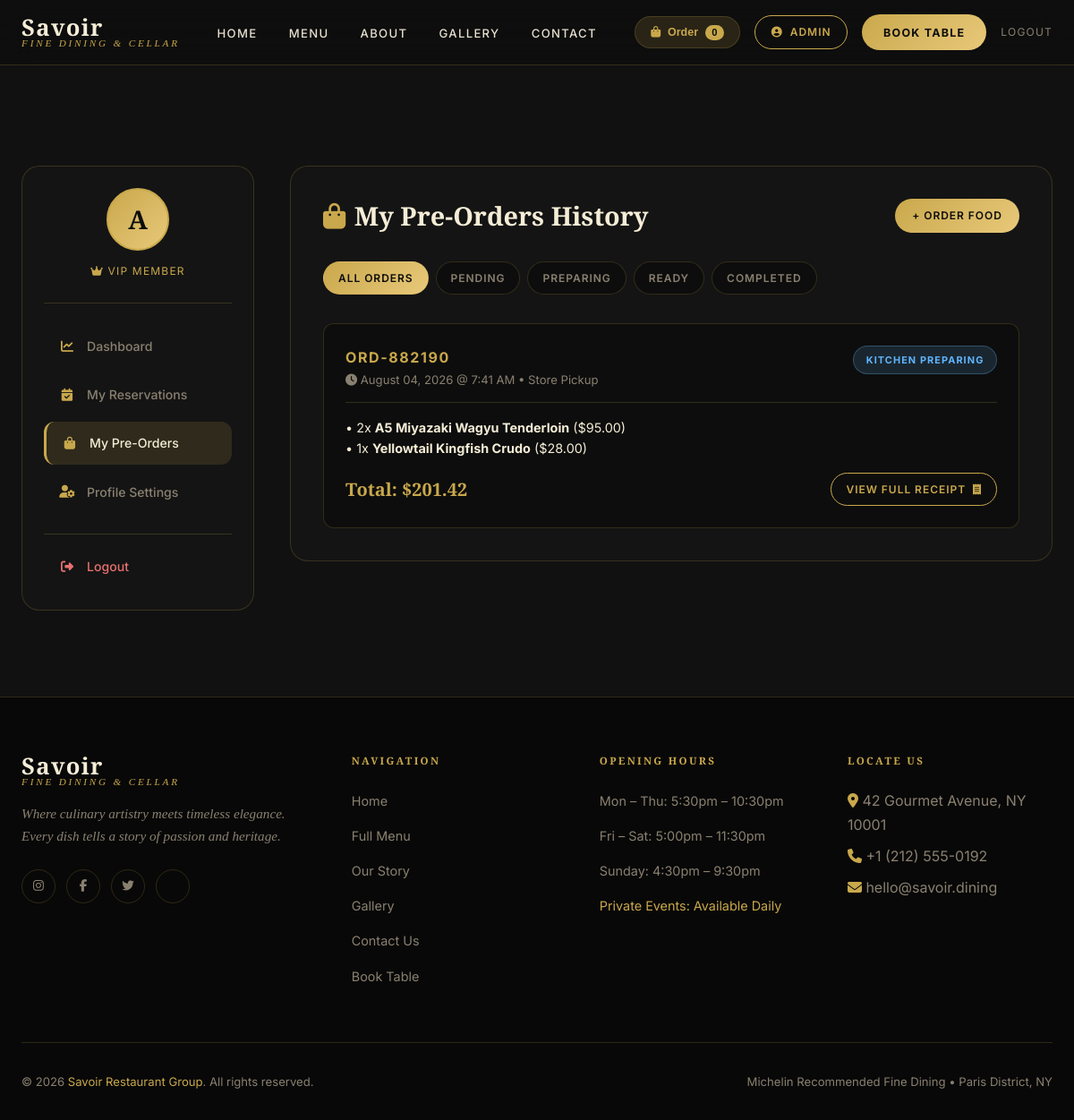
/my-orders/ (signed in), run on the app's committed database.
### User_Dashboard/models.py (models this page shows, shortened)
class Order(models.Model):
    TYPE_CHOICES = [
        ('pickup',   'Store Pickup'),
        ('delivery', 'Home Delivery'),
        ('dine_in',  'Pre-order for Table'),
    ]
    STATUS_CHOICES = [
        ('pending',   'Pending Confirmation'),
        ('preparing', 'Kitchen Preparing'),
        ('ready',     'Ready / Out for Delivery'),
        ('completed', 'Completed'),
        ('cancelled', 'Cancelled'),
    ]
    user             = models.ForeignKey(User, on_delete=models.SET_NULL, null=True, blank=True, related_name='orders')
    order_ref        = models.CharField(max_length=20, unique=True, default=generate_order_ref)
    customer_name    = models.CharField(max_length=200)
    customer_email   = models.EmailField()
    customer_phone   = models.CharField(max_length=20)
    order_type       = models.CharField(max_length=20, choices=TYPE_CHOICES, default='pickup')
    delivery_address = models.TextField(blank=True)
    status           = models.CharField(max_length=20, choices=STATUS_CHOICES, default='pending')
    subtotal         = models.DecimalField(max_digits=10, decimal_places=2, default=0.00)
    tax              = models.DecimalField(max_digits=10, decimal_places=2, default=0.00)
    total_price      = models.DecimalField(max_digits=10, decimal_places=2, default=0.00)
    notes            = models.TextField(blank=True)
    created_at       = models.DateTimeField(auto_now_add=True)
    class Meta:
        ordering = ['-created_at']

class OrderItem(models.Model):
    order      = models.ForeignKey(Order, on_delete=models.CASCADE, related_name='items')
    menu_item  = models.ForeignKey(MenuItem, on_delete=models.SET_NULL, null=True, blank=True)
    item_name  = models.CharField(max_length=200)
    unit_price = models.DecimalField(max_digits=8, decimal_places=2)
    quantity   = models.PositiveIntegerField(default=1)

### User_Dashboard/views.py (the view)
# urls.py: path('my-orders/',                   views.my_orders,           name='my_orders'),
@login_required
def my_orders(request):
    status_filter = request.GET.get('status', 'all')
    orders = Order.objects.filter(user=request.user)
    if status_filter != 'all':
        orders = orders.filter(status=status_filter)
    return render(request, 'my-orders.html', {
        'orders':        orders,
        'status_filter': status_filter,
    })

### templates/my-orders.html (shortened to what this page needs)
{% extends 'base.html' %}
{% block content %}
<section class="dash-section">
  <div class="container">
    <div class="dash-layout">
      <aside class="dash-sidebar fade-in">
        <div class="dash-user-card">
          <div class="dash-avatar">
            {% if user.profile.profile_photo %}
              <img src="{{ user.profile.profile_photo.url }}" alt="{{ user.first_name }}" />
            {% else %}
              {{ user.first_name|default:user.username|slice:":1"|upper }}
            {% endif %}
          </div>
          <div class="dash-user-role"><i class="fas fa-crown"></i> VIP Member</div>
        </div>
        <ul class="dash-nav">
          <li><a href="{% url 'dashboard' %}"><i class="fas fa-chart-line"></i> Dashboard</a></li>
          <li><a href="{% url 'my_reservations' %}"><i class="fas fa-calendar-check"></i> My Reservations</a></li>
          <li><a href="{% url 'my_orders' %}" class="active"><i class="fas fa-shopping-bag"></i> My Pre-Orders</a></li>
          <li><a href="{% url 'profile' %}"><i class="fas fa-user-cog"></i> Profile Settings</a></li>
          <li style="margin-top:1rem; border-top:1px solid var(--border); padding-top:0.75rem;">
            <a href="{% url 'logout' %}" style="color:#e87070"><i class="fas fa-sign-out-alt" style="color:#e87070"></i> Logout</a>
          </li>
        </ul>
      </aside>
      <main class="orders-card fade-in">
        <div class="orders-header">
          <h2><i class="fas fa-shopping-bag"></i> My Pre-Orders History</h2>
          <a href="{% url 'menu' %}" class="btn btn-gold" style="padding:0.55rem 1.2rem; font-size:0.75rem;">
            + Order Food
          </a>
        </div>
        <div class="status-tabs">
          <a href="{% url 'my_orders' %}?status=all" class="status-tab-btn {% if status_filter == 'all' %}active{% endif %}">All Orders</a>
          <a href="{% url 'my_orders' %}?status=pending" class="status-tab-btn {% if status_filter == 'pending' %}active{% endif %}">Pending</a>
          <a href="{% url 'my_orders' %}?status=preparing" class="status-tab-btn {% if status_filter == 'preparing' %}active{% endif %}">Preparing</a>
          <a href="{% url 'my_orders' %}?status=ready" class="status-tab-btn {% if status_filter == 'ready' %}active{% endif %}">Ready</a>
          <a href="{% url 'my_orders' %}?status=completed" class="status-tab-btn {% if status_filter == 'completed' %}active{% endif %}">Completed</a>
        </div>
        {% if orders %}
          <div class="order-list">
            {% for ord in orders %}
            <article class="order-item-card">
              <div class="order-top-row">
                <div>
                  <div class="order-ref-code">{{ ord.order_ref }}</div>
                  <div class="order-date-text"><i class="fas fa-clock"></i> {{ ord.created_at|date:"F d, Y @ g:i A" }} • {{ ord.get_order_type_display }}</div>
                </div>
                <span class="status-tag status-{{ ord.status }}">{{ ord.get_status_display }}</span>
              </div>
              <div class="order-dishes-summary">
                {% for item in ord.items.all %}
                  <span>• {{ item.quantity }}x <strong>{{ item.item_name }}</strong> (${{ item.unit_price }})</span>{% if not forloop.last %}<br>{% endif %}
                {% empty %}
                  <span>Pre-order summary items</span>
                {% endfor %}
              </div>
              <div class="order-bottom-row">
                <div class="order-price-tag">Total: ${{ ord.total_price }}</div>
                <a href="{% url 'order_details' ref=ord.order_ref %}" class="btn btn-outline" style="padding:0.45rem 1rem; font-size:0.75rem;">
                  View Full Receipt <i class="fas fa-receipt"></i>
                </a>
              </div>
            </article>
            {% endfor %}
          </div>
        {% endif %}
      </main>
    </div>
  </div>
</section>
{% endblock %}

### templates/base.html (shortened to what this page needs)
<!DOCTYPE html>
<html lang="en">
<head>
  <link rel="stylesheet" href="https://cdnjs.cloudflare.com/ajax/libs/font-awesome/6.5.0/css/all.min.css" />
</head>
<body>
<nav class="navbar" id="navbar" role="navigation" aria-label="Main navigation">
  <div class="container navbar-inner">
    <a href="{% url 'index' %}" class="navbar-brand" id="nav-logo">
      <span class="brand-name">Savoir</span>
      <span class="brand-tagline">Fine Dining & Cellar</span>
    </a>
    <ul class="navbar-links" id="nav-links">
      <li><a href="{% url 'index' %}" id="nav-home" {% if request.resolver_match.url_name == 'index' %}class="active"{% endif %}>Home</a></li>
      <li><a href="{% url 'menu' %}" id="nav-menu" {% if request.resolver_match.url_name == 'menu' or request.resolver_match.url_name == 'dish_detail' %}class="active"{% endif %}>Menu</a></li>
      <li><a href="{% url 'about' %}" id="nav-about" {% if request.resolver_match.url_name == 'about' %}class="active"{% endif %}>About</a></li>
      <li><a href="{% url 'gallery' %}" id="nav-gallery" {% if request.resolver_match.url_name == 'gallery' %}class="active"{% endif %}>Gallery</a></li>
      <li><a href="{% url 'contact' %}" id="nav-contact" {% if request.resolver_match.url_name == 'contact' %}class="active"{% endif %}>Contact</a></li>
    </ul>
    <div class="navbar-actions">
      <button class="cart-btn-trigger" id="cart-trigger-btn" onclick="toggleCartDrawer()">
        <i class="fas fa-shopping-bag"></i> Order <span class="cart-badge" id="cart-count">0</span>
      </button>
      {% if user.is_authenticated %}
        <a href="{% url 'profile' %}" class="btn btn-outline" style="padding:0.5rem 1.1rem; font-size:0.75rem;" id="nav-profile-btn">
          <i class="fas fa-user-circle"></i> {{ user.first_name|default:user.username }}
        </a>
        <a href="{% url 'reservation' %}" class="navbar-reserve" id="nav-cta">Book Table</a>
        <a href="{% url 'logout' %}" style="font-size:0.75rem; color:var(--text-muted); text-transform:uppercase; letter-spacing:0.1em;" id="nav-logout-btn">
          Logout
        </a>
      {% endif %}
    </div>
  </div>
</nav>
<main id="main-content">
  {% block content %}{% endblock %}
</main>
<footer role="contentinfo">
  <div class="container">
    <div class="footer-grid">
      <div class="footer-brand">
        <div class="navbar-brand">
          <span class="brand-name">Savoir</span>
          <span class="brand-tagline">Fine Dining & Cellar</span>
        </div>
        <p>Where culinary artistry meets timeless elegance. Every dish tells a story of passion and heritage.</p>
        <div class="footer-social">
          <a href="#" aria-label="Instagram"><i class="fab fa-instagram"></i></a>
          <a href="#" aria-label="Facebook"><i class="fab fa-facebook-f"></i></a>
          <a href="#" aria-label="Twitter"><i class="fab fa-twitter"></i></a>
          <a href="#" aria-label="TripAdvisor"></a>
        </div>
      </div>
      <div class="footer-col">
        <h4>Navigation</h4>
        <ul>
          <li><a href="{% url 'index' %}">Home</a></li>
          <li><a href="{% url 'menu' %}">Full Menu</a></li>
          <li><a href="{% url 'about' %}">Our Story</a></li>
          <li><a href="{% url 'gallery' %}">Gallery</a></li>
          <li><a href="{% url 'contact' %}">Contact Us</a></li>
          <li><a href="{% url 'reservation' %}">Book Table</a></li>
        </ul>
      </div>
      <div class="footer-col">
        <h4>Opening Hours</h4>
        <ul>
          <li><a>Mon – Thu: 5:30pm – 10:30pm</a></li>
          <li><a>Fri – Sat: 5:00pm – 11:30pm</a></li>
          <li><a>Sunday: 4:30pm – 9:30pm</a></li>
          <li><a style="color:var(--gold)">Private Events: Available Daily</a></li>
        </ul>
      </div>
      <div class="footer-col footer-info">
        <h4>Locate Us</h4>
        <p style="color:var(--text-muted)"><i class="fas fa-map-marker-alt" style="color:var(--gold)"></i> 42 Gourmet Avenue, NY 10001</p>
        <p style="color:var(--text-muted); margin: 0.5rem 0;"><i class="fas fa-phone" style="color:var(--gold)"></i> +1 (212) 555-0192</p>
        <p style="color:var(--text-muted)"><i class="fas fa-envelope" style="color:var(--gold)"></i> hello@savoir.dining</p>
      </div>
    </div>
    <div class="footer-bottom">
      <p>© 2026 <span>Savoir Restaurant Group</span>. All rights reserved.</p>
      <p>Michelin Recommended Fine Dining • Paris District, NY</p>
    </div>
  </div>
</footer>
</body>
</html>

### templates/my-orders.html (style rules this page uses)
.dash-section { padding: 7rem 0 6rem; background: var(--bg-section); min-height: 85vh; }
.dash-layout { display: grid; grid-template-columns: 260px 1fr; gap: 2.5rem; align-items: start; }
.dash-sidebar { background: var(--bg-card); border: 1px solid var(--border); border-radius: var(--radius-lg); padding: 1.5rem; position: sticky; top: 100px; }
.dash-user-card { text-align: center; padding-bottom: 1.5rem; margin-bottom: 1.5rem; border-bottom: 1px solid var(--border); }
.dash-avatar { width: 70px; height: 70px; border-radius: 50%; background: linear-gradient(135deg, var(--gold), var(--gold-light)); color: var(--bg-dark); display: flex; align-items: center; justify-content: center; font-family: var(--font-heading); font-size: 1.8rem; font-weight: 700; margin: 0 auto 0.8rem; border: 2px solid var(--gold); overflow: hidden; }
.dash-user-role { font-size: 0.75rem; color: var(--gold); text-transform: uppercase; letter-spacing: 0.1em; }
.dash-nav { list-style: none; display: flex; flex-direction: column; gap: 0.4rem; }
.dash-nav a { display: flex; align-items: center; gap: 0.75rem; padding: 0.75rem 1rem; border-radius: var(--radius); color: var(--text-muted); font-size: 0.88rem; font-weight: 500; transition: all 0.3s ease; }
.dash-nav a i { width: 20px; color: var(--gold); text-align: center; }
.dash-nav a:hover, .dash-nav a.active { background: var(--gold-dim); color: var(--cream); border-left: 3px solid var(--gold); }
.orders-card { background: var(--bg-card); border: 1px solid var(--border); border-radius: var(--radius-lg); padding: 2.25rem; }
.orders-header { display: flex; justify-content: space-between; align-items: center; margin-bottom: 2rem; flex-wrap: wrap; gap: 1rem; }
.orders-header h2 { font-family: var(--font-heading); font-size: 1.8rem; color: var(--cream); display: flex; align-items: center; gap: 0.6rem; }
.orders-header h2 i { color: var(--gold); }
.status-tabs { display: flex; gap: 0.5rem; flex-wrap: wrap; margin-bottom: 2rem; }
.status-tab-btn { padding: 0.45rem 1rem; border-radius: 50px; font-size: 0.75rem; font-weight: 600; letter-spacing: 0.08em; text-transform: uppercase; border: 1px solid var(--border); background: var(--bg-dark); color: var(--text-muted); transition: all 0.25s ease; text-decoration: none; }
.status-tab-btn:hover, .status-tab-btn.active { border-color: var(--gold); color: var(--gold); background: var(--gold-dim); }
.status-tab-btn.active { background: linear-gradient(135deg, var(--gold), var(--gold-light)); color: var(--bg-dark); border-color: transparent; }
.order-list { display: flex; flex-direction: column; gap: 1.25rem; }
.order-item-card { background: var(--bg-dark); border: 1px solid var(--border); border-radius: var(--radius); padding: 1.5rem; transition: all 0.3s ease; }
.order-top-row { display: flex; justify-content: space-between; align-items: flex-start; margin-bottom: 1rem; padding-bottom: 0.85rem; border-bottom: 1px solid var(--border); }
.order-ref-code { font-family: var(--font-body); font-size: 1rem; font-weight: 700; color: var(--gold); letter-spacing: 0.1em; }
.order-date-text { font-size: 0.82rem; color: var(--text-muted); }
.order-dishes-summary { font-size: 0.9rem; color: var(--cream); margin-bottom: 1rem; line-height: 1.6; }
.order-bottom-row { display: flex; justify-content: space-between; align-items: center; flex-wrap: wrap; gap: 1rem; }
.order-price-tag { font-family: var(--font-heading); font-size: 1.25rem; color: var(--gold); font-weight: 700; }
.status-tag { font-size: 0.68rem; font-weight: 700; letter-spacing: 0.1em; text-transform: uppercase; padding: 0.35rem 0.85rem; border-radius: 50px; }
.status-preparing { background: rgba(100,180,240,0.15); color: #60B5FF; border: 1px solid rgba(100,180,240,0.3); }

### data on the page
Order: order_ref "ORD-882190", created_at "August 04, 2026 @ 7:41 AM", order_type "Store Pickup", status "KITCHEN PREPARING", total_price "201.42"
OrderItem: quantity "2", item_name "A5 Miyazaki Wagyu Tenderloin", unit_price "95.00"
OrderItem: quantity "1", item_name "Yellowtail Kingfish Crudo", unit_price "28.00"

### other printed values
{{ user.first_name|default:user.username }} "ADMIN"
{{ user.first_name|default:user.username|slice:":1"|upper }} "A"
